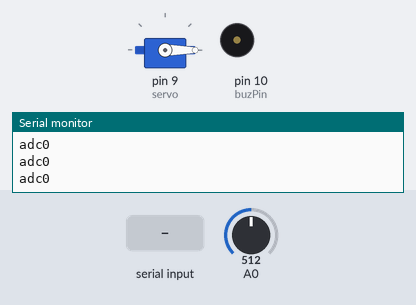
Simulated run of this sketch. Board: Arduino Uno, built with avr-gcc and run on an emulated ATmega328P. Shown: servo, buzzer (waves = sounding, pin HIGH), the last lines printed to the serial monitor. The inputs (shaded band) are chosen by the test bench; at power-on: A0 = 512.

Above: at 1.2 s.
1.3 s: "9" received over Serial
At 2.2 s:
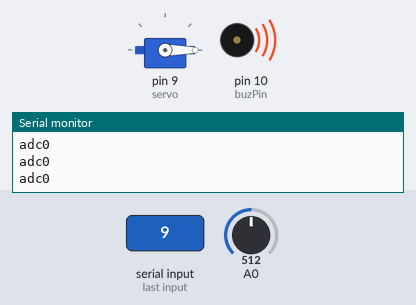
3.9 s: A0 set to 459
5.4 s: A0 set to 442
At 5.7 s:
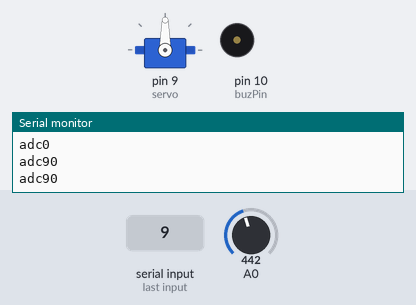
6.9 s: A0 set to 263
8.4 s: A0 set to 236
At 9.5 s:
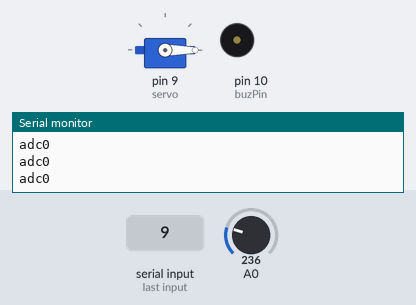
9.9 s: A0 set to 215
11.4 s: A0 set to 182
At 12.1 s:
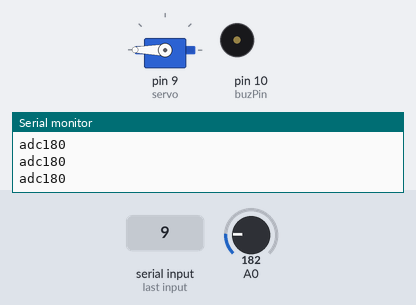
Timing chart, 0 to 13.9 s (numbered marks = the images above; inputs shaded):
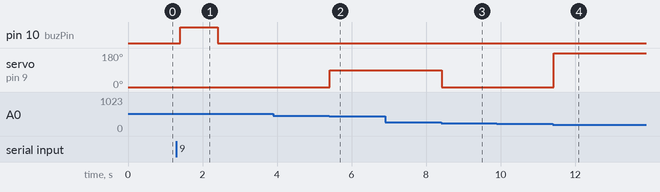

The sketch:

spt.ino
```cpp
#include <Servo.h>

int servo = 9;
int flag = 1; // 블라인드의 상태
char mode = 'a'; // 모드 설정
char ch, ch2;
int buzPin = 10;
unsigned long previousMillis = 0;

int pos = 0;

const int max_ = 180;
const int min_ =   0;
const int stp_ =   3;

Servo blind;

void setup() {
  Serial.begin(9600);
  blind.attach(servo);
  blind.write(0);
  pinMode(buzPin, OUTPUT);
}

void loop() {
  if(Serial.available() > 0){
    char tmp = Serial.read();
    if      (tmp == 'a' || tmp == 'A') mode = 'a';
    else if (tmp == 'b' || tmp == 'B') mode = 'b';
    else {
      ch = tmp;
      ch2 = tmp;
    }

    Serial.print("mode");
    Serial.println(mode);
  }

  if           (mode == 'a')  {
    autoControl();
    unsigned long currentMillis = millis();
    if (ch2 == '9'){
      previousMillis = currentMillis;
      digitalWrite(buzPin,HIGH);
      ch2 = 0;
    }
    if (currentMillis - previousMillis >= 1000){
      digitalWrite(buzPin,LOW);
    }
  }

  else if      (mode == 'b'){
    if      (ch == '.') {
      if(pos + stp_ <= max_)pos = pos + stp_;
    }
    else if (ch == ',') {
      if(pos - stp_ >= min_)pos = pos - stp_;
    }
    else if(ch == '0') pos = 0;
    else if(ch == '1') pos = 30;
    else if(ch == '2') pos = 60;
    else if(ch == '3') pos = 90;
    else if(ch == '4') pos = 120;
    else if(ch == '5') pos = 150;
    else if(ch == '6') pos = 180;

    unsigned long currentMillis = millis();
    if (ch2 == '9'){
      previousMillis = currentMillis;
      digitalWrite(buzPin,HIGH);
      ch2 = 0;
    }
    if (currentMillis - previousMillis >= 1000){
      digitalWrite(buzPin,LOW);
    }


    ch = 0;
    blind.write(pos);
//    Serial.print("servo");
//    Serial.println(pos);

    delay(100);
  }
  int adc = pos;
     Serial.print("adc");
     Serial.println(adc);
}


void autoControl(){
  int cdsVal = analogRead(A0);
//  Serial.print("cds");
//  Serial.println(cdsVal);

  //빛이 밝아지면
  if (cdsVal < 200) {
    if (flag == 0 || flag == 2) {      //현재 블라인드가 올라가있으면
      blind.write(180);   //블라인드를 내림
      flag = 1;           //블라인드가 내려가 있는 상태로 설정
      pos = 180;
//      Serial.print("servo");
//      Serial.println(pos);
    }
  }

  else if (cdsVal >= 250 && cdsVal < 450){
    if ( flag == 0 || flag == 1){
      blind.write(90);
      flag = 2;
      pos = 90;
    }
  }

  //빛이 어두워지면
  else {
    if (flag == 1 || flag == 2) {      //블라인드가 내려가 있으면
      blind.write(0);     //블라인드를 올림
      flag = 0;           //블라인드가 올라가 있는 상태로 설정
      pos = 0;
//      Serial.print("servo");
//      Serial.println(pos);
    }
  }

  delay(100);
}
```

Measured:
- the behaviour switches between 450 and 449 on A0 (found by bisection; images 1 and 2)
- the behaviour switches between 250 and 249 on A0 (found by bisection; images 2 and 3)
- the behaviour switches between 200 and 199 on A0 (found by bisection; images 3 and 4)
- after the input at 1.3 s, pin 10 (buzPin): LOW → HIGH after 0.10 s, → LOW 1.0 s later
- after the input at 5.4 s, servo on pin 9 (servo): 0° → 90° at once
- after the input at 8.4 s, servo on pin 9 (servo): 90° → 0° at once
- after the input at 11.4 s, servo on pin 9 (servo): 0° → 180° at once
